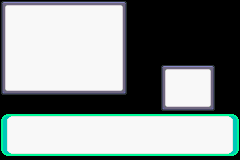

Tiled map render using the project's own tile images. Description and the map definition, with tile-layer contents summarised, below:
An orthogonal 30x20 tile map with 8x8 px tiles, 1 tile layer (Tile Layer 1), 2 tilesets.

<map version="1.0" orientation="orthogonal" width="30" height="20" tilewidth="8" tileheight="8">
 <tileset firstgid="1" name="1" tilewidth="8" tileheight="8">
  <image source="../TileSets/Borders/1.png" width="72" height="8" />
 </tileset>
 <tileset firstgid="10" name="dialogue" tilewidth="8" tileheight="8">
  <image source="../TileSets/Borders/dialogue.png" width="136" height="8" />
 </tileset>
 <layer name="Tile Layer 1" width="30" height="20">
  <data>[600 cells, 414 non-empty, 26 distinct tile ids]</data>
 </layer>
</map>
